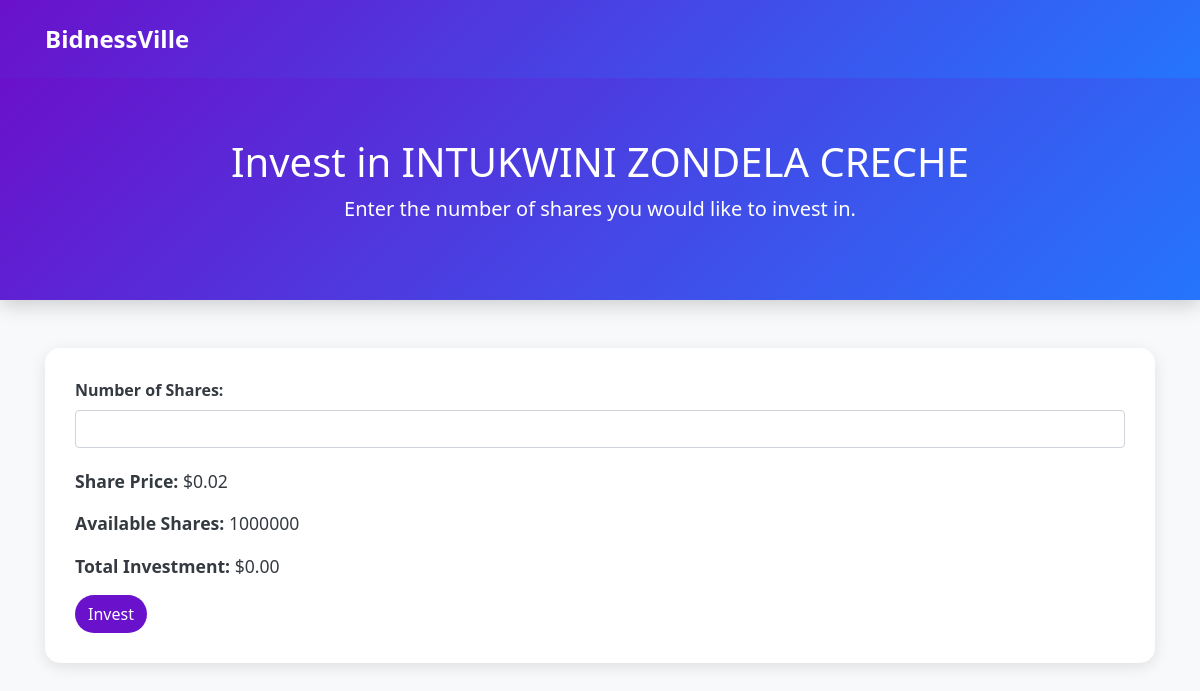
/invest/1/ (signed in), run on the app's committed database.
### capitalminded/models.py (models this page shows, shortened)
class BusinessRegistration(models.Model):
    user = models.ForeignKey('CustomUser', on_delete=models.CASCADE)  # Use string reference
    business_name = models.CharField(max_length=255)
    ownership = models.CharField(max_length=255)
    tax_reg = models.CharField(max_length=255)
    industry = models.CharField(max_length=255)
    annual_revenue = models.DecimalField(max_digits=10, decimal_places=2)
    product_info = models.TextField()
    logo = models.ImageField(upload_to='logos/', blank=True, null=True)
    business_plan = models.FileField(upload_to='business_plans/', null=True, blank=True)
    financial_statements = models.FileField(upload_to='financial_statements/', null=True, blank=True)
    legal_documents = models.FileField(upload_to='legal_documents/', null=True, blank=True)
    management_profiles = models.FileField(upload_to='management_profiles/', null=True, blank=True)
    submitted_at = models.DateTimeField(auto_now_add=True)
    total_shares = models.IntegerField(default=1000000)  # Total shares available
    available_shares = models.IntegerField(default=1000000)  # Shares available for investment
    share_price = models.DecimalField(max_digits=10, decimal_places=2, default=10.00)  # Price per share

### capitalminded/views.py (the view, shortened to what this page needs)
# urls.py: path('invest/<int:business_id>/', views.make_investment, name='make_investment'),
@login_required
def make_investment(request, business_id):
    business = get_object_or_404(BusinessRegistration, id=business_id)
    return render(request, 'make_investment.html', {'business': business})

### templates/make_investment.html (shortened to what this page needs)
{% load static %}
<!DOCTYPE html>
<html lang="en">
<head>
    <link href="https://stackpath.bootstrapcdn.com/bootstrap/4.5.2/css/bootstrap.min.css" rel="stylesheet">
    <link href="https://cdnjs.cloudflare.com/ajax/libs/font-awesome/5.15.4/css/all.min.css" rel="stylesheet">
</head>
<body>
    <nav class="navbar">
        <div class="container">
            <span class="navbar-brand">BidnessVille</span>
        </div>
    </nav>
    <div class="header">
        <h1>Invest in {{ business.business_name }}</h1>
        <p class="lead">Enter the number of shares you would like to invest in.</p>
    </div>
    <div class="container my-5">
        <div class="invest-form">
            <form method="POST" id="investment-form">
                <div class="form-group">
                    <label for="shares" class="form-label">Number of Shares:</label>
                    <input type="number" name="shares" class="form-control" min="1" max="{{ business.available_shares }}" required id="shares">
                </div>
                <div class="share-details">
                    <p><strong>Share Price:</strong> ${{ business.share_price }}</p>
                    <p><strong>Available Shares:</strong> {{ business.available_shares }}</p>
                    <p><strong>Total Investment:</strong> $<span id="total-price">0.00</span></p>
                </div>
                <button type="submit" class="btn btn-invest">Invest</button>
            </form>
        </div>
    </div>
</body>
</html>

### templates/make_investment.html (style rules this page uses)
body { background-color: #f8f9fa; color: #343a40; font-family: 'Segoe UI', Tahoma, Geneva, Verdana, sans-serif; }
.navbar { background: linear-gradient(135deg, #6a11cb, #2575fc); padding: 1rem; }
.navbar-brand { color: white; font-weight: bold; font-size: 1.5rem; }
.header { background: linear-gradient(135deg, #6a11cb, #2575fc); color: white; padding: 60px 0; text-align: center; box-shadow: 0 4px 20px rgba(0, 0, 0, 0.2); }
.invest-form { background-color: #ffffff; border-radius: 15px; padding: 30px; box-shadow: 0 4px 15px rgba(0, 0, 0, 0.1); margin-top: 20px; }
.form-label { font-weight: bold; }
.btn-invest { background-color: #6a11cb; color: white; border-radius: 20px; transition: background-color 0.3s; }
.share-details { margin-top: 20px; font-size: 1.1rem; }

### data on the page
BusinessRegistration: business_name "INTUKWINI ZONDELA CRECHE", share_price "0.02", available_shares "1000000"
